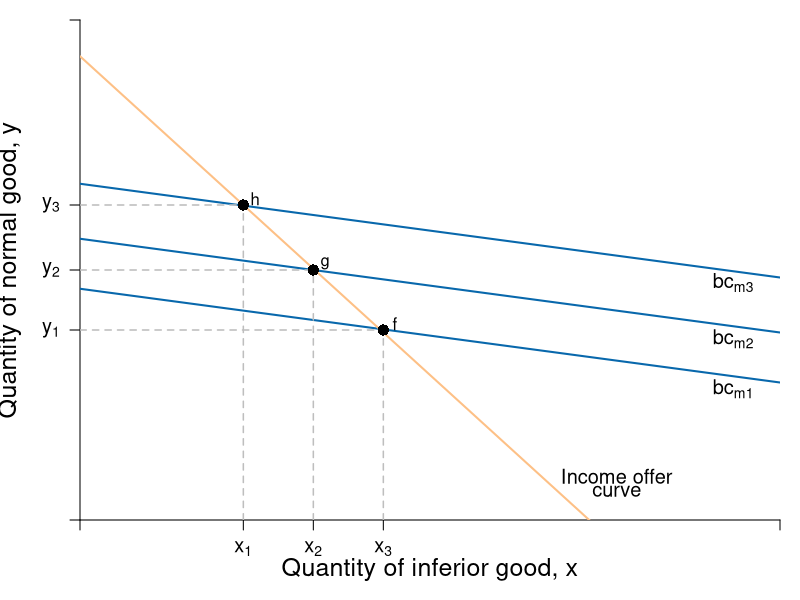

R code for this plot:
require(shape)
pdf(file = "indmarketdemand/budget_inferior_incomechange.pdf", width = 7, height = 7)

#Set parameters for graphics
axislabelsize <- 1.5
labelsize <- 1.2
graphlinewidth <- 2
segmentlinewidth <- 1.5


COL <- c("#7fc97f", "#beaed4", "#fdc086", "#ffff99", "#386cb0", "#f0027f", "#bf5b17", "#666666")
COLA <- c("#99d8c9","#66c2a4","#41ae76", "#238b45", "#005824")
COLB <- c("#4eb3d3", "#2b8cbe", "#0868ac","#084081")

#Edited the margins to cater for the larger LHS labels
par(mar =  c(4, 4, 1, 1))

uA <- function(x, y, alpha = 0.8, beta = 0.4, a = 0.2, b = 5){
  log(a*(x)^alpha + b*(y)^beta)
}

uA2 <- function(x, y, a = 0.5){
  a*log(x) + y^2/2
}


bcA <- function(x, m = 2.25, px = 0.25, py = 1) {
  m/py - (px/py)*x
}

mOffer <- function(x, int, slope) {
  int - slope*x
}



xlims <- c(0, 3)
ylims <- c(0, 4)

npts <- 501 
x <- seq(xlims[1], xlims[2], length.out = npts)
y <- seq(ylims[1], ylims[2], length.out = npts) 
ulevels <- c(1.3, 2, 3)

plot(0, 0, xlim = xlims, ylim = ylims, type = "n",
     xlab = expression(paste("")),
     ylab = expression(paste("")), 
     xaxt = "n", 
     yaxt = "n", 
     cex.lab = axislabelsize, 
     bty = "n",
     xaxs="i", 
     yaxs="i")

# ticksy <- seq(from = 0, to = ylims[2], by = 2)
# ylabels <- seq(from = 0, to = ylims[2], by = 2)
# ticksx <- seq(from = 0, to = xlims[2], by = 2)
# xlabels <- seq(from = 0, to = xlims[2], by = 2)
ticksy <- c(0, 1.52, 2, 2.52, ylims[2])
ylabels <- c(NA, expression(paste(y[1])), expression(paste(y[2])), expression(paste(y[3])), NA)
ticksx <- c(0, 0.7, 1, 1.3, xlims[2])
xlabels <- c(NA, expression(paste(x[1])), expression(paste(x[2])), expression(paste(x[3])), NA)

axis(1, at = ticksx, pos = 0, labels = xlabels, cex.axis = labelsize)
axis(2, at = ticksy, pos = 0, labels = ylabels, las = 1, cex.axis = labelsize)

npts <- 500 
xx1 <- seq(xlims[1], xlims[2], length.out = npts)

lines(xx1, bcA(xx1, m = 1.85), col = COLB[3], lwd = graphlinewidth)
lines(xx1, bcA(xx1, m = 2.25), col = COLB[3], lwd = graphlinewidth)
lines(xx1, bcA(xx1, m = 2.69), col = COLB[3], lwd = graphlinewidth)
lines(xx1, mOffer(xx1, int = 3.71, slope = 1.7), col = COL[3], lwd = graphlinewidth)
#lines(xx1, indiffA1(xx1, uA = 20, rmax = 2.5, xmax = 10), col = COLB[4], lwd = graphlinewidth)
#abline(0, 1, col=COL[3], lwd=graphlinewidth)

#Label Axes
#mtext(expression(paste("Kilograms of coffee, ", x)), side=1, line = 2.5, cex = axislabelsize)
text(0.5*xlims[2], -0.4, expression(paste("Quantity of inferior good, ", x)), xpd = TRUE, cex = axislabelsize) 
text(-0.3, 0.5*ylims[2], expression(paste("Quantity of normal good, ", y)), xpd = TRUE, cex = axislabelsize, srt = 90) 

#Label the budget curve functions for the HG, Aisha
text(2.8, 1.05, expression(bc[m1]), cex = labelsize)
text(2.8, 1.45, expression(bc[m2]), cex = labelsize)
text(2.8, 1.9, expression(bc[m3]), cex = labelsize)

text(2.3, 0.35, expression(paste("Income offer")), cex = labelsize)
text(2.3, 0.23, expression(paste("curve")), cex = labelsize)

#adding iso-welfare functions:

#Label the iso-welfare functions for the HG, Aisha
# text(11.8, 1.6, expression(u[1]))
# text(11.8, 3.3, expression(u[2]))
# text(11.8, 5.7, expression(u[3]))
#text(6.6, 8.3, expression(u[4]^A))

# contour(x, y, 
#         outer(x, y, uA2),
#         drawlabels = FALSE,
#         col = COLA[3],
#         lwd = graphlinewidth,
#         levels = ulevels, 
#         xaxs="i", 
#         yaxs="i", 
#         add = TRUE)

segments(0.7, 0, 0.7, 2.52, lty = 2, col = "gray", lwd = segmentlinewidth)
segments(0, 2.52, 0.7, 2.52, lty = 2, col = "gray", lwd = segmentlinewidth)
points(0.7, 2.52, pch = 16, col = "black", cex = 1.5)
text(0.7 + 0.05, 2.52 + 0.05, expression(h))


segments(1, 0, 1, 2, lty = 2, col = "gray", lwd = segmentlinewidth)
segments(0, 2, 1, 2, lty = 2, col = "gray", lwd = segmentlinewidth)
points(1, 2, pch = 16, col = "black", cex = 1.5)
text(1+ 0.05, 2+ 0.05, expression(g))

segments(1.3, 0, 1.3, 1.52, lty = 2, col = "gray", lwd = segmentlinewidth)
segments(0, 1.52, 1.3, 1.52, lty = 2, col = "gray", lwd = segmentlinewidth)
points(1.3, 1.52, pch = 16, col = "black", cex = 1.5)
text(1.3+ 0.05, 1.52+ 0.05, expression(f))


dev.off()
